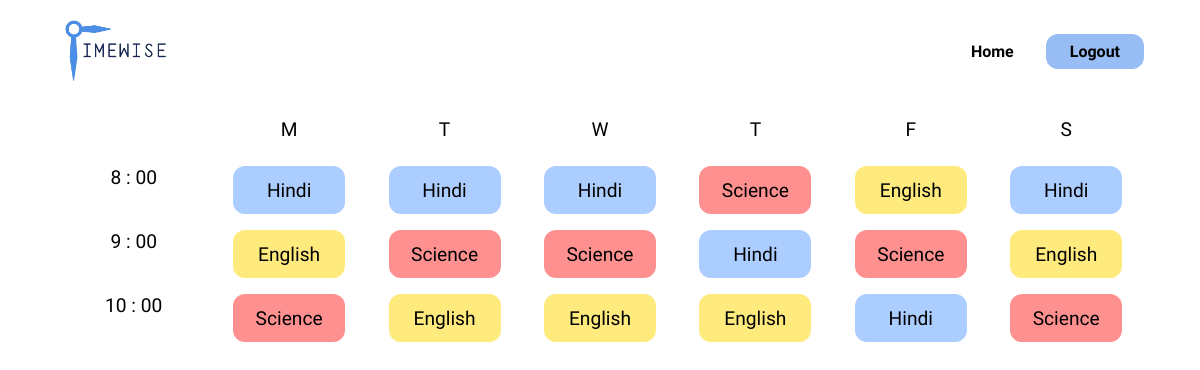
The page /timetable/13/ on the database its author committed.
### generator/models.py (models this page shows)
class Lecture(models.Model):
    start_time = models.TimeField(null=True)
    end_time = models.TimeField(null=True)
    subject = models.ForeignKey("Subject", on_delete=models.CASCADE, null=True)
    teacher = models.ForeignKey("Teacher", on_delete=models.CASCADE, null=True)
    day = models.CharField(max_length=10, null=True)
    author = models.ForeignKey(
        settings.AUTH_USER_MODEL, on_delete=models.CASCADE, null=True
    )
    class_id = models.ForeignKey("Class", on_delete=models.CASCADE, null=True)
    color = models.CharField(max_length=10, default="#ffffff")

class Subject(models.Model):
    id = models.AutoField(primary_key=True)
    name = models.CharField(max_length=100)
    author = models.ForeignKey(
        settings.AUTH_USER_MODEL, on_delete=models.CASCADE, null=True
    )
    no_lec = models.IntegerField(default=0)
    color = models.CharField(max_length=10, default="#ffffff")
    def __str__(self):
        return self.name

### generator/views.py (the view, shortened to what this page needs)
# urls.py: re_path(r"^timetable/(?P<resname>\d+)/$", views.generate_timetables, name="gen"),
def generate_timetables(request, resname):
    days = ["Monday", "Tuesday", "Wednesday", "Thursday", "Friday", "Saturday"]
    class_obj = Class.objects.get(id=resname)
    teachers = Teacher.objects.filter(classes__has_key=class_obj.id)
    for day in days:
        subjects = class_obj.subjects.all()
        subject2 = list(subjects)
        shuffle(subject2)
        for subject in subject2:
            if Lecture.objects.filter(day=day, subject=subject).exists():
                continue
    lectures = Lecture.objects.filter(class_id=class_obj)
    print(Fore.YELLOW)
    suffix = str(class_obj.start_time).split(":")[1]
    print(lectures)
    time = int(str(class_obj.start_time).split(":")[0])
    print(time)
    etime = int(str(class_obj.end_time).split(":")[0])
    print(etime)
    alltime = []
    for i in range(time, etime):
        alltime.append(str(i) + " : " + suffix)
    print(Fore.RESET)
    context = {"lectures": lectures, "alltime": alltime, "days": days}
    return render(request, "generator/timetable.html", context)

### generator/templates/generator/timetable.html (shortened to what this page needs)
{% load static %}
<!DOCTYPE html>
<html lang="en">
<head>
    <link rel="stylesheet" href="{% static './style.css' %}">
    <link rel="stylesheet" href="{% static './tt.css' %}">
</head>
<body>
    <nav class="nav-bar">
        <img src="{% static './images/logo.png' %}" class="logo">
        <div class="nav-urls">
            <div class="sub-url">
                <a href="{% url 'generator:home' %}">
                Home
                </a>
            </div>
            <div id="add-class" class="url-link">
                <a href="{% url 'generator:logout' %}">
                Logout
                </a>
            </div>
        </div>
    </nav>
    <main class="tt-main" style="margin-top: 2rem;">
        <div class="upper-row">
            <div class="col"></div>
            <div class="col">M</div>
            <div class="col">T</div>
            <div class="col">W</div>
            <div class="col">T</div>
            <div class="col">F</div>
            <div class="col ">S</div>
        </div>
        <div class="tt-body" style="justify-content: space-around;">
            <div class="times">
                {% for i in alltime %}
                <div class="col">
                    {{i}}
                </div>
                {% endfor %}
            </div>
            {% for day in days %}
            <div class="vals" >
                {% for l in lectures %}
                {% if l.day == day %}
                <div class="col colorful"  style="background-color: {{l.color}};" style="color : white; ">
                    {{l.subject}}
                </div>
                {% endif %}
                {% endfor %}
            </div>
            {% endfor %}
            </div>
    </main>
</body>
</html>

### generator/static/style.css (style rules this page uses)
* { font-family: 'Rajdhani', sans-serif; }
body { padding: .5rem 3rem; }
nav.nav-bar { display: flex; justify-content: space-between; align-items: center; }
.nav-urls { display: flex; gap: 2rem; font-weight: 600; align-items: center; }
.logo { height: 70px; filter: hue-rotate(30deg); }
.url-link { padding: .5rem 1.5rem; background-color: #98BCF4; border-radius: 12px; }
a { text-decoration: none; color: currentColor; }

### generator/static/tt.css (style rules this page uses)
.tt-main { display: flex; flex-direction: column; align-items: center; justify-content: center; font-size: 1.2rem; font-weight: 500; }
.tt-main .upper-row { display: flex; align-items: center; justify-content: space-around; width: 100%; }
.tt-main .tt-body { display: flex; align-items: flex-start; justify-content: flex-start; width: 100%; }
.col { width: 7rem; height: 3rem; display: flex; justify-content: center; }
.vals, .times { display: flex; flex-direction: column; align-items: flex-start; justify-content: flex-start; gap: 1rem; }
.vals { align-items: flex-end; }
.vals .col { background-color: aquamarine; display: flex; align-items: center; justify-content: center; border-radius: 12px; }

### rows shown on the page
Lecture: subject "Hindi"
Lecture: subject "English"
Lecture: subject "Science"
Lecture: subject "Hindi"
Lecture: subject "Science"
Lecture: subject "English"
Lecture: subject "Hindi"
Lecture: subject "Science"
Lecture: subject "English"
Lecture: subject "Science"
Lecture: subject "Hindi"
Lecture: subject "English"
Lecture: subject "English"
Lecture: subject "Science"
Lecture: subject "Hindi"
Lecture: subject "Hindi"
Lecture: subject "English"
Lecture: subject "Science"

### other values the page prints
{{ i }} "8 : 00" "9 : 00" "10 : 00"
